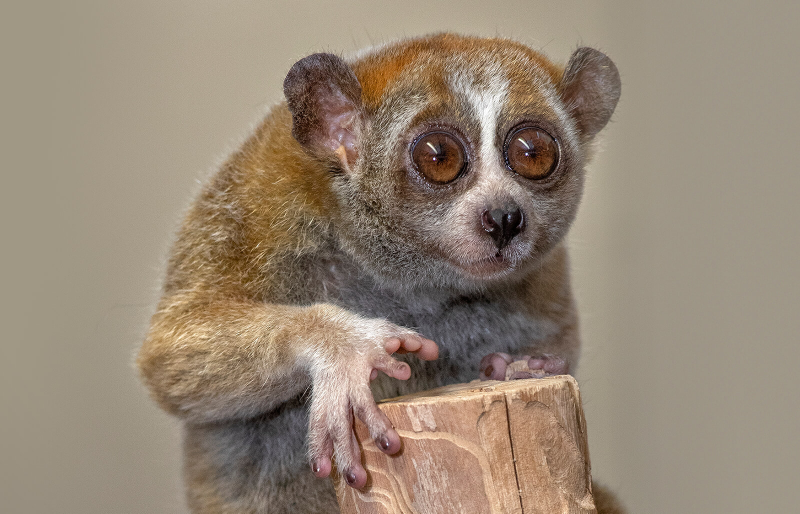
#> input picture DS Exercises/pygmy-slow-loris.jpg, 1600 x 1027 px (shown at 1/2 size)
$ jupyter execute Image-convolution.ipynb   (shell and % lines are left out)
#> lines starting #> are read from the running program, lines starting #| are printed output that depends on the picture
## Exercise on image processing

[cell 1]
#pip install opencv-pytho

[cell 2]
# import image library: either CV2 or PIL
import cv2
# from PIL import Image, ImageOps
import math

import numpy as np
from matplotlib import pyplot as plt

### Loading and resize image

[cell 3]
# load image, 0  is for gray scale
img = cv2.imread('pygmy-slow-loris.jpg', 0)
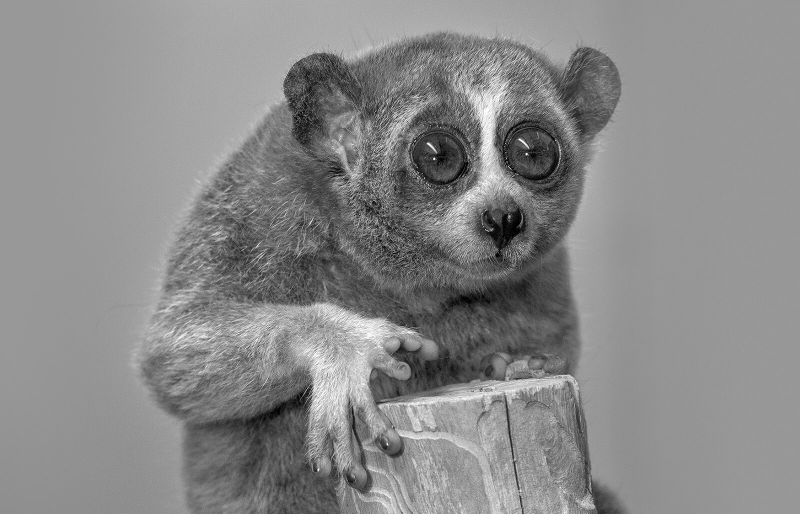
#> img: shape (1027, 1600) (shown at 1/2 size); min 0, max 255, mean 137
# img = Image.open('pygmy-slow-loris.jpg') #PIL
# img = ImageOps.grayscale(img)        #PIL

[cell 4]
# visualisation function
def show_image(image):
    # image view
    plt.figure(figsize=(4,4))
    plt.imshow(image, cmap='gray')
    plt.show()
    # pixel view
    print('image size: ', image.shape)
#| image size:  (1027, 1600)
    print('pixel matrix:\n', image)
#> (printed output is left out)

[cell 5]
show_image(img)

[cell 6]
# Resize image
SIZE = 320
img = cv2.resize(img, (SIZE, SIZE)) #cv2
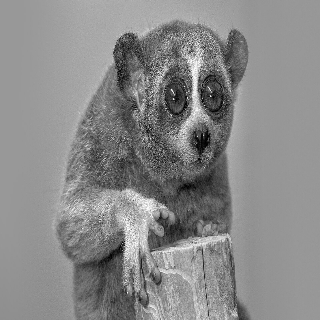
#> img: shape (320, 320); min 0, max 255, mean 136.9
# img = img.resize(size=(SIZE, SIZE)) #PIL

[cell 7]
show_image(img)
#| image size:  (320, 320)
#> (printed output is left out)

### Pool the image

[cell 8]
# devide the whole matrix into pools
def get_pools(mat: np.array, pool: int, stride: int)-> np.array:
    # To score individual pools
#> called with pool = 4, stride = 2
    pools = []
    # For all rows with the step size of stride (row 0, column 2)
    for i in np.arange(mat.shape[0], step = stride):
        # for all columns with the step size of stade (column 0 and row 2)
        for j in np.arange(mat.shape[1], step=stride):
            # Get a single pool
            # First  - Image[0:2, 0:2] -> [[10, 12], [ 4, 11]]
            # Second - Image[0:2, 2:4] -> [[ 8,  7], [ 5,  9]]
            # Third  - Image[2:4, 0:2] -> [[18, 13], [ 3, 15]]
            # Fourth - Image[2:4, 2:4] -> [[ 7,  7], [ 2,  2]]
            output = mat[i:i+pool, j:j+pool]

            # Ensure that the shape of matrix is 2x2 (pool size)
            if output.shape == (pool, pool):
                # append to the list of pools
                pools.append(output)
#> after the loop, pools = 25281 items

    # Return all pools as Numpy array
    return np.array(pools)

[cell 9]
# Create pools
slow_lories_pool = get_pools(mat=np.array(img), pool=4, stride=2)
slow_lories_pool

[cell 10]
slow_lories_pool.shape
#> Out = (25281, 4, 4)

[cell 11]
# Calculate the max value of each pool and reshape the pools into the desired aoutput shape
def max_pooling(pools: np.array) -> np.array:
    # total number of pools
    num_pools = pools.shape[0]
#> num_pools = 25281
    # reshape the pools to a matrix - Square root of the number of pools
    # cast the result to int, as Numpy returns sqrt() as float
    # for example: np.sqrt(16) = 4.0 -> int(4.0) = 4
    target_shape = (int(np.sqrt(num_pools)), int(np.sqrt(num_pools)))
#> target_shape = (159, 159)
    # to store the max values
    pooled = []

    # iterate over all pools
    for pool in pools:
        # append the max value only
        pooled.append(np.max(pool))
#> after the loop, pooled = 25281 items

    # Reshape to target shape
    return np.array(pooled).reshape(target_shape)
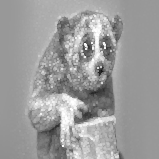
#> returned value: shape (159, 159); min 19, max 255, mean 156.2

[cell 12]
# Apply max-pooling
slow_lories_max_pool = max_pooling(pools= slow_lories_pool)
slow_lories_max_pool

[cell 13]
slow_lories_max_pool.shape
#> Out = (159, 159)

[cell 14]
# show pooled image
show_image(img)
#| image size:  (320, 320)
#> (printed output is left out)

[cell 15]
# Show pooled image
show_image(slow_lories_max_pool)
#| image size:  (159, 159)
#> (printed output is left out)

[cell 16]
# show transposed image
show_image(slow_lories_max_pool.T)
#> in show_image (call 5), `plt.show()`:
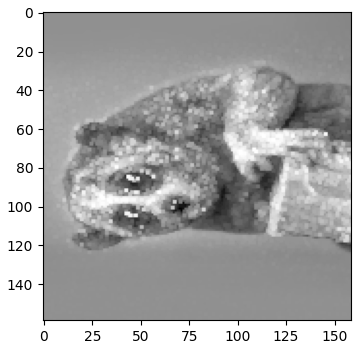
#> figure drawn by matplotlib, 1 panel
#| image size:  (159, 159)
#> (printed output is left out)

[cell 17]
# Create another pool
slow_lories_pool = get_pools(mat=np.array(slow_lories_max_pool), pool=3, stride=3)
#> the loop in get_pools (call 2), `for i in np.arange(mat.shape[0], step = stride):` made 53 passes
#> i on passes 2 to 13: 3, 6, 9, 12, 15, 18, 21, 24, 27, 30, 33, 36
slow_lories_pool

## Convolute

[cell 18]
# Convolute function
import math
def get_conv(mat, kernel):
    conv = []
    for m in mat:
        conv.append(
        np.sum(np.multiply(m, kernel)))
#> this loop made 2809 passes
#> m on passes 1 to 3: [[152, 152, 152], [152, 152, 152], [152, 152, 152]], [[152, 152, 152], [152, 152, 152], [152, 152, 152]], [[152, 152, 152], [152, 152, 152], [152, 152, 152]]
#> after the loop, conv = 2809 values, max 1701 at index 876, min -312 at index 982, mean 626.3
    resh_size = int(math.sqrt(mat.shape[0]))
#> resh_size = 53
    conv = np.array(conv).reshape(resh_size, resh_size)
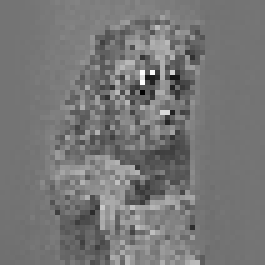
#> conv: shape (53, 53) int64 (shown 5 times larger); min -312, max 1701, mean 626.3; drawn with min black and max white
    return conv

[cell 19]
# Edge detection
kernel = [[-1, -1, -1],[-1, 12, -1], [-1, -1, -1]]

[cell 20]
transformed = get_conv(slow_lories_pool, kernel)

[cell 21]
show_image(transformed)
#| image size:  (53, 53)
#> (printed output is left out)
